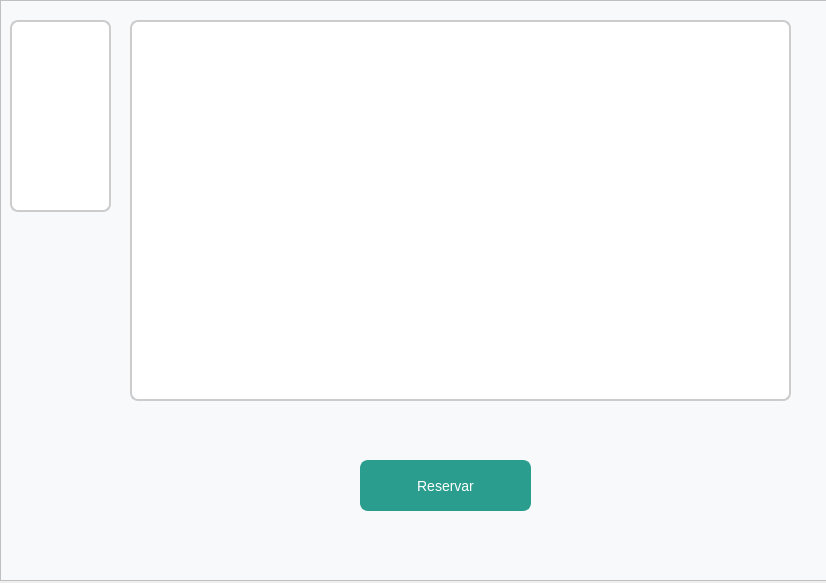
<?xml version="1.0" encoding="UTF-8"?>
<ui version="4.0">
 <class>prueba_principal</class>
 <widget class="QWidget" name="prueba_principal">
  <property name="geometry">
   <rect>
    <x>0</x>
    <y>0</y>
    <width>826</width>
    <height>583</height>
   </rect>
  </property>
  <property name="windowTitle">
   <string>Form</string>
  </property>
  <widget class="QFrame" name="frame">
   <property name="geometry">
    <rect>
     <x>0</x>
     <y>0</y>
     <width>831</width>
     <height>581</height>
    </rect>
   </property>
   <property name="styleSheet">
    <string notr="true">QWidget {
    background-color: #F8F9FA; 
    font-family: &quot;Segoe UI&quot;, Arial, sans-serif; 
    font-size: 14px; 
    color: #333333;
}

QListWidget {
    background-color: #FFFFFF; 
    border: 2px solid #CCCCCC; 
    border-radius: 8px; 
    padding: 5px; 
    font-size: 12px; 
    color: #333333; 
}

QListWidget::item {
    padding: 5px;
}

QListWidget::item:selected {
    background-color: #2A9D8F; 
    color: #FFFFFF; 
}

QTableView {
    background-color: #FFFFFF; 
    border: 2px solid #CCCCCC; 
    border-radius: 8px; 
    font-family: &quot;Segoe UI&quot;, Arial, sans-serif; 
    font-size: 14px; 
    color: #333333; 
}

QTableView::item {
    padding: 5px;
}

QTableView::item:selected {
    background-color: #2A9D8F; 
    color: #FFFFFF; 
}

QHeaderView::section {
    background-color: #2A9D8F; 
    color: white; 
    font-weight: bold; 
    padding: 5px; 
    border: 1px solid #CCCCCC; 
}

QPushButton {
    background-color: #2A9D8F; 
    color: #FFFFFF; 
    border-radius: 8px; 
    padding: 6px 12px; 
    font-size: 14px; 
    border: 2px solid #2A9D8F; 
}

QPushButton:hover {
    background-color: #A4C639; 
    border: 2px solid #A4C639; 
}

QPushButton:pressed {
    background-color: #207567; 
    border: 2px solid #207567; 
}
</string>
   </property>
   <property name="frameShape">
    <enum>QFrame::StyledPanel</enum>
   </property>
   <property name="frameShadow">
    <enum>QFrame::Raised</enum>
   </property>
   <widget class="QTableView" name="tableView">
    <property name="geometry">
     <rect>
      <x>130</x>
      <y>20</y>
      <width>661</width>
      <height>381</height>
     </rect>
    </property>
    <property name="styleSheet">
     <string notr="true">
</string>
    </property>
   </widget>
   <widget class="QListWidget" name="listWidget">
    <property name="geometry">
     <rect>
      <x>10</x>
      <y>20</y>
      <width>101</width>
      <height>192</height>
     </rect>
    </property>
    <property name="styleSheet">
     <string notr="true"/>
    </property>
   </widget>
   <widget class="QPushButton" name="pushButton">
    <property name="geometry">
     <rect>
      <x>360</x>
      <y>460</y>
      <width>171</width>
      <height>51</height>
     </rect>
    </property>
    <property name="styleSheet">
     <string notr="true"/>
    </property>
    <property name="text">
     <string>Reservar</string>
    </property>
   </widget>
  </widget>
 </widget>
 <resources/>
 <connections/>
</ui>
